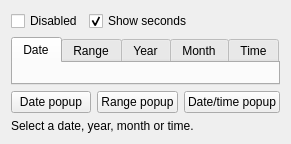
<?xml version="1.0" encoding="UTF-8"?>
<ui version="4.0">
 <class>CalendarsPage</class>
 <widget class="QWidget" name="CalendarsPage">
  <layout class="QVBoxLayout" name="pageLayout">
   <item><layout class="QHBoxLayout" name="optionsLayout">
    <item><widget class="QCheckBox" name="disabledCheck"><property name="text"><string>Disabled</string></property></widget></item>
    <item><widget class="QCheckBox" name="secondsCheck"><property name="text"><string>Show seconds</string></property><property name="checked"><bool>true</bool></property></widget></item>
    <item><spacer name="optionsSpacer"><property name="orientation"><enum>Qt::Horizontal</enum></property><property name="sizeHint" stdset="0"><size><width>40</width><height>20</height></size></property></spacer></item>
   </layout></item>
   <item><widget class="QTabWidget" name="selectorsTab">
    <widget class="QWidget" name="dateTab"><attribute name="title"><string>Date</string></attribute><layout class="QVBoxLayout" name="dateLayout"><item><widget class="CalendarDateSelector" name="dateSelector"/></item></layout></widget>
    <widget class="QWidget" name="rangeTab"><attribute name="title"><string>Range</string></attribute><layout class="QVBoxLayout" name="rangeLayout"><item><widget class="CalendarDateSelector" name="rangeSelector"/></item></layout></widget>
    <widget class="QWidget" name="yearTab"><attribute name="title"><string>Year</string></attribute><layout class="QVBoxLayout" name="yearLayout"><item><widget class="CalendarYearSelector" name="yearSelector"/></item></layout></widget>
    <widget class="QWidget" name="monthTab"><attribute name="title"><string>Month</string></attribute><layout class="QVBoxLayout" name="monthLayout"><item><widget class="CalendarMonthSelector" name="monthSelector"/></item></layout></widget>
    <widget class="QWidget" name="timeTab"><attribute name="title"><string>Time</string></attribute><layout class="QVBoxLayout" name="timeLayout"><item><widget class="CalendarTimeSelector" name="timeSelector"/></item></layout></widget>
   </widget></item>
   <item><layout class="QHBoxLayout" name="popupLayout">
    <item><widget class="FilledButton" name="datePopupButton"><property name="text"><string>Date popup</string></property></widget></item>
    <item><widget class="FilledButton" name="rangePopupButton"><property name="text"><string>Range popup</string></property></widget></item>
    <item><widget class="FilledButton" name="dateTimePopupButton"><property name="text"><string>Date/time popup</string></property></widget></item>
   </layout></item>
   <item><widget class="QLabel" name="resultLabel"><property name="text"><string>Select a date, year, month or time.</string></property></widget></item>
  </layout>
 </widget>
 <customwidgets>
  <customwidget><class>CalendarDateSelector</class><extends>QWidget</extends><header>animatedwidgets/calendars/calendardateselector.h</header></customwidget>
  <customwidget><class>CalendarYearSelector</class><extends>QWidget</extends><header>animatedwidgets/calendars/calendaryearselector.h</header></customwidget>
  <customwidget><class>CalendarMonthSelector</class><extends>QWidget</extends><header>animatedwidgets/calendars/calendarmonthselector.h</header></customwidget>
  <customwidget><class>CalendarTimeSelector</class><extends>QWidget</extends><header>animatedwidgets/calendars/calendartimeselector.h</header></customwidget>
  <customwidget><class>FilledButton</class><extends>QPushButton</extends><header>animatedwidgets/buttons/filledbutton.h</header></customwidget>
 </customwidgets>
 <resources/>
 <connections/>
</ui>
